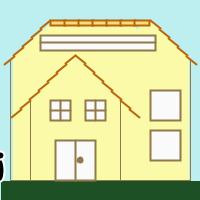
Frame 1 (no input)
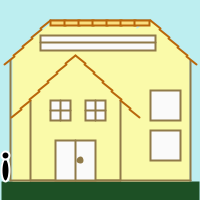
Frame 60 (the mouse pressed at the canvas centre just before this capture)
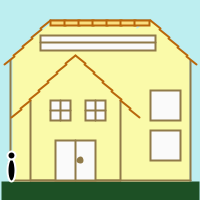
Frame 120 (the mouse held since frame 60 and released just before this capture)

The Processing sketch that drew these frames (run headless with seeded random() and noise(); from frame 60 on, the mouse is pressed at the canvas centre):

// Processing sketch: processing_94215
// ── processing_94215.pde

//ariane e giovana i.
 int yc=0;

void setup()
{
 size(200,200);
//frameRate(10);
}

void draw()
{
background (255);
fill (189,238,240);
stroke(189,238,240);
rect (0,0,200,180);

fill(29,80,37);
rect(0,180,200,200);

stroke(250,250,169);
fill(250,250,169);
rect (13,55,175,125);
triangle(14,55,55,20,100,55);
triangle(100,55,150,20,185,55);
rect (60,20,75,40);




stroke(144,122,73);
line(30, 100, 30, 180);
line(30,180, 120, 180);
line(120, 180, 120, 100);
line(10, 60, 10, 180);
line(10,180,190,180);
line(190, 60, 190, 180);
line(50, 20, 150,20);

//janelas

fill(250);
stroke(144,122,73);
strokeWeight(2);

rect(55, 140, 40, 40);
rect( 50, 100, 20, 20);
rect(85, 100, 20,20);
rect(150, 90, 30,30);
rect(150, 130, 30, 30);
rect(40, 35, 115, 15);

line (50,110,70,110);
line(60,100,60,120);
line (85,110,105,110);
line(95,100,95,120);
line(40,42,155,42);
line (75,140,75,180);

fill(144,122,73);
ellipse(80,160,5,5);

fill(250, 221, 126);

int x=75;
int y=55;
int dtelhax=10;
int dtelhay=8;
int ptx=9;
int pty=9;

strokeWeight(2);
stroke(185, 102, 11);
for (int i=0; i<7; i++)
{
  line(x,y,x+dtelhax, y+dtelhay);
  x+=ptx;
  y+=pty;
}

 x=75;
 y=55;
 dtelhax=-10;
 dtelhay=8;
 ptx=-9;
 pty=9;

for (int i=0; i<7; i++)
{
  line(x,y,x+dtelhax, y+dtelhay);
  x+=ptx;
  y+=pty;
}

 x=50;
 y=20;
 dtelhax=-10;
 dtelhay=8;
 ptx=-9;
 pty=9;

for (int i=0; i<5; i++)
{
  line(x,y,x+dtelhax, y+dtelhay);
  x+=ptx;
  y+=pty;
}

 x=150;
 y=20;
 dtelhax=10;
 dtelhay=8;
 ptx=9;
 pty=9;

for (int i=0; i<5; i++)
{
  line(x,y,x+dtelhax, y+dtelhay);
  x+=ptx;
  y+=pty;
}

 
for (int i=0; i<7; i++)
{
  rect(50+i*14, 20, 15,5);
}

stroke(255);
fill(0);
ellipse (yc/10, 170, 8,23);
ellipse(yc/10, 155, 8,8);
if(yc<1900)
   yc++;
else 
   yc=0;
   
}
